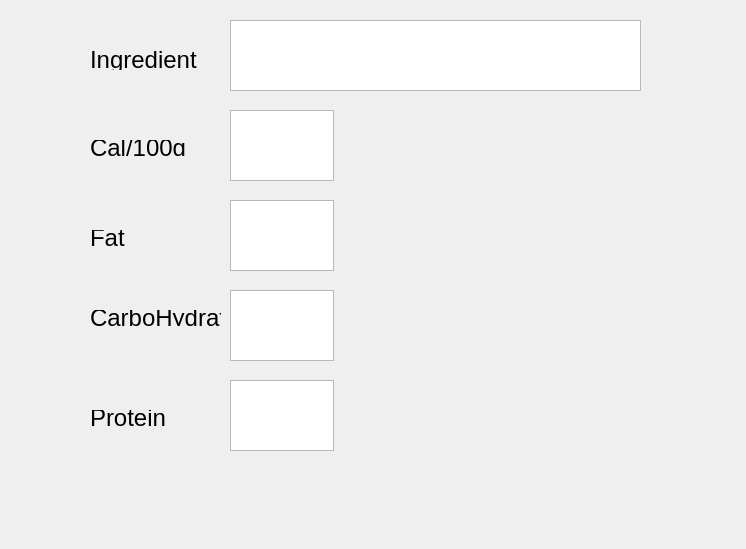
<?xml version="1.0" encoding="UTF-8"?>
<ui version="4.0">
 <class>Form</class>
 <widget class="QWidget" name="Form">
  <property name="geometry">
   <rect>
    <x>0</x>
    <y>0</y>
    <width>746</width>
    <height>549</height>
   </rect>
  </property>
  <property name="windowTitle">
   <string>Form</string>
  </property>
  <widget class="QTextEdit" name="textEdit">
   <property name="geometry">
    <rect>
     <x>230</x>
     <y>110</y>
     <width>104</width>
     <height>71</height>
    </rect>
   </property>
  </widget>
  <widget class="QTextEdit" name="textEdit_2">
   <property name="geometry">
    <rect>
     <x>230</x>
     <y>200</y>
     <width>104</width>
     <height>71</height>
    </rect>
   </property>
  </widget>
  <widget class="QTextEdit" name="textEdit_3">
   <property name="geometry">
    <rect>
     <x>230</x>
     <y>290</y>
     <width>104</width>
     <height>71</height>
    </rect>
   </property>
  </widget>
  <widget class="QTextEdit" name="textEdit_4">
   <property name="geometry">
    <rect>
     <x>230</x>
     <y>380</y>
     <width>104</width>
     <height>71</height>
    </rect>
   </property>
  </widget>
  <widget class="QTextEdit" name="textEdit_5">
   <property name="geometry">
    <rect>
     <x>230</x>
     <y>20</y>
     <width>411</width>
     <height>71</height>
    </rect>
   </property>
  </widget>
  <widget class="QLabel" name="label">
   <property name="geometry">
    <rect>
     <x>90</x>
     <y>50</y>
     <width>111</width>
     <height>20</height>
    </rect>
   </property>
   <property name="font">
    <font>
     <pointsize>18</pointsize>
    </font>
   </property>
   <property name="text">
    <string>Ingredient</string>
   </property>
  </widget>
  <widget class="QLabel" name="label_2">
   <property name="geometry">
    <rect>
     <x>90</x>
     <y>140</y>
     <width>111</width>
     <height>16</height>
    </rect>
   </property>
   <property name="font">
    <font>
     <pointsize>18</pointsize>
    </font>
   </property>
   <property name="text">
    <string>Cal/100g</string>
   </property>
  </widget>
  <widget class="QLabel" name="label_3">
   <property name="geometry">
    <rect>
     <x>90</x>
     <y>230</y>
     <width>111</width>
     <height>16</height>
    </rect>
   </property>
   <property name="font">
    <font>
     <pointsize>18</pointsize>
    </font>
   </property>
   <property name="text">
    <string>Fat</string>
   </property>
  </widget>
  <widget class="QLabel" name="label_4">
   <property name="geometry">
    <rect>
     <x>90</x>
     <y>310</y>
     <width>131</width>
     <height>16</height>
    </rect>
   </property>
   <property name="font">
    <font>
     <pointsize>18</pointsize>
    </font>
   </property>
   <property name="text">
    <string>CarboHydrate</string>
   </property>
  </widget>
  <widget class="QLabel" name="label_5">
   <property name="geometry">
    <rect>
     <x>90</x>
     <y>410</y>
     <width>101</width>
     <height>16</height>
    </rect>
   </property>
   <property name="font">
    <font>
     <pointsize>18</pointsize>
    </font>
   </property>
   <property name="text">
    <string>Protein</string>
   </property>
  </widget>
 </widget>
 <resources/>
 <connections/>
</ui>
